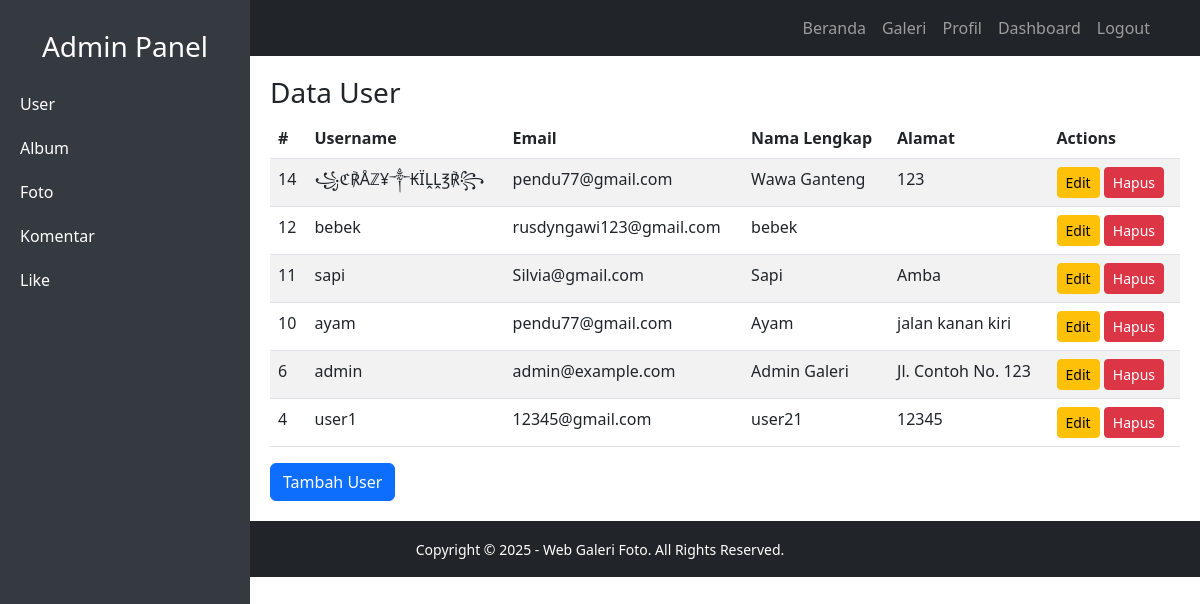
The page /dashboard.php?tab=user (signed in) on the database as committed earlier.
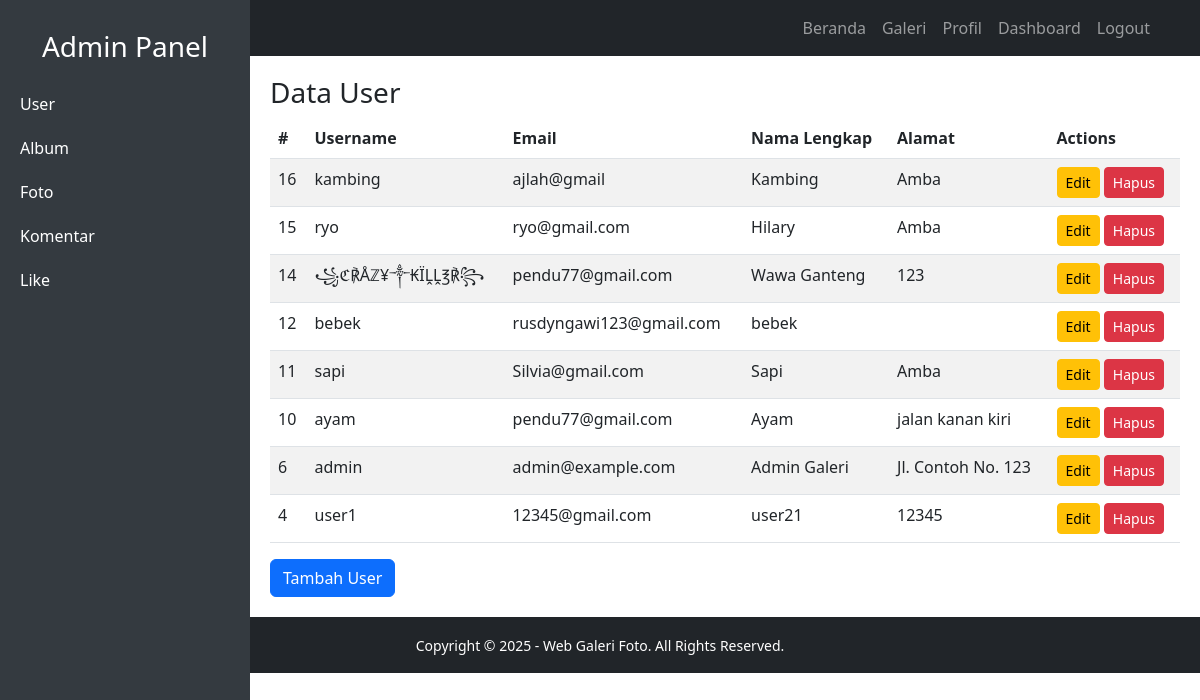
The same page on the database as committed later.
### tables this page shows
CREATE TABLE `user` (
  `UserID` int(11) NOT NULL,
  `Username` varchar(255) NOT NULL,
  `Password` varchar(255) NOT NULL,
  `Email` varchar(255) NOT NULL,
  `NamaLengkap` varchar(255) NOT NULL,
  `Alamat` text NOT NULL,
  `role` enum('user','admin') NOT NULL DEFAULT 'user'
);

### tabel/tabel-user.php (the view, shortened to what this page needs)
<?php
include 'db.php';
$query = mysqli_query($conn, "SELECT * FROM User ORDER BY UserID DESC");
$users = mysqli_fetch_all($query, MYSQLI_ASSOC);
?>
<h3>Data User</h3>
<table class="table table-striped">
    <thead>
        <tr>
            <th>#</th>
            <th>Username</th>
            <th>Email</th>
            <th>Nama Lengkap</th>
            <th>Alamat</th>
            <th>Actions</th>
        </tr>
    </thead>
    <tbody>
        <?php foreach ($users as $row): ?>
            <tr>
                <td><?= $row['UserID']; ?></td>
                <td><?= $row['Username']; ?></td>
                <td><?= $row['Email']; ?></td>
                <td><?= $row['NamaLengkap']; ?></td>
                <td><?= $row['Alamat']; ?></td>
                <td>
                    <a href="dashboard.php?tab=user&action=edit&id=<?= $row['UserID']; ?>" class="btn btn-warning btn-sm">Edit</a>
                    <a href="dashboard.php?tab=user&action=hapus&id=<?= $row['UserID']; ?>" class="btn btn-danger btn-sm" onclick="return confirm('Yakin ingin menghapus?')">Hapus</a>
                </td>
            </tr>
        <?php endforeach; ?>
    </tbody>
</table>
<button class="btn btn-primary" data-bs-toggle="modal" data-bs-target="#addUserModal">Tambah User</button>

### dashboard.php (shortened to what this page needs)
<?php
include 'db.php';
$query = mysqli_query($conn, "SELECT * FROM User WHERE UserID = '" . $_SESSION['id'] . "' AND role = 'admin'");
?>
<!DOCTYPE html>
<html lang="en">
<head>
    <link href="https://cdn.jsdelivr.net/npm/bootstrap@5.3.0-alpha1/dist/css/bootstrap.min.css" rel="stylesheet">
</head>
<body>
    <nav class="navbar navbar-expand-lg navbar-dark bg-dark">
        <div class="container">
            <a class="navbar-brand" href="index.php">GALERI NANDO</a>
            <div class="collapse navbar-collapse" id="navbarNav">
                <ul class="navbar-nav ms-auto">
                    <li class="nav-item"><a class="nav-link" href="index.php">Beranda</a></li>
                    <li class="nav-item"><a class="nav-link" href="galeri.php">Galeri</a></li>
                    <li class="nav-item"><a class="nav-link" href="profil.php">Profil</a></li>
                    <?php if (isset($_SESSION['role']) && $_SESSION['role'] === 'admin'): ?>
                        <li class="nav-item"><a class="nav-link" href="dashboard.php">Dashboard</a></li>
                    <?php endif; ?>
                    <?php if (isset($_SESSION['status_login']) && $_SESSION['status_login'] == true): ?>
                        <li class="nav-item"><a class="nav-link" href="logout.php">Logout</a></li>
                    <?php else: ?>
                        <li class="nav-item"><a class="nav-link" href="register.php">Registrasi</a></li>
                        <li class="nav-item"><a class="nav-link" href="login.php">Login</a></li>
                    <?php endif; ?>
                </ul>
            </div>
        </div>
    </nav>
    <div class="sidebar">
        <a href="dashboard.php"><h3 class="text-center">Admin Panel</h3></a>
        <a href="dashboard.php?tab=user">User</a>
        <a href="dashboard.php?tab=album">Album</a>
        <a href="dashboard.php?tab=foto">Foto</a>
        <a href="dashboard.php?tab=komentar">Komentar</a>
        <a href="dashboard.php?tab=like">Like</a>
    </div>
    <div class="main-content">
        <?php
        if (isset($_GET['tab'])) {
            $tab = $_GET['tab'];
            switch ($tab) {
                case 'user':
                    include 'tabel/tabel-user.php';
                    break;
            }
        }
        ?>
    </div>
    <footer class="bg-dark text-white py-3">
        <div class="container text-center">
            <small>Copyright &copy; 2025 - Web Galeri Foto. All Rights Reserved.</small>
        </div>
    </footer>
</body>
</html>

### dashboard.php (style rules this page uses)
body { overflow-x: hidden; }
.sidebar { height: 100vh; width: 250px; background-color: #343a40; position: fixed; top: 0; left: 0; color: #fff; padding: 20px 0; }
.sidebar a { color: #fff; text-decoration: none; display: block; padding: 10px 20px; }
.main-content { margin-left: 250px; padding: 20px; }
footer { width: 100%; position: flex; bottom: 0; }

Rows that differ between the two databases and show on the page:
added user: UserID "16", Username "kambing", Email "ajlah@gmail", NamaLengkap "Kambing", Alamat "Amba"
added user: UserID "15", Username "ryo", Email "ryo@gmail.com", NamaLengkap "Hilary", Alamat "Amba"
